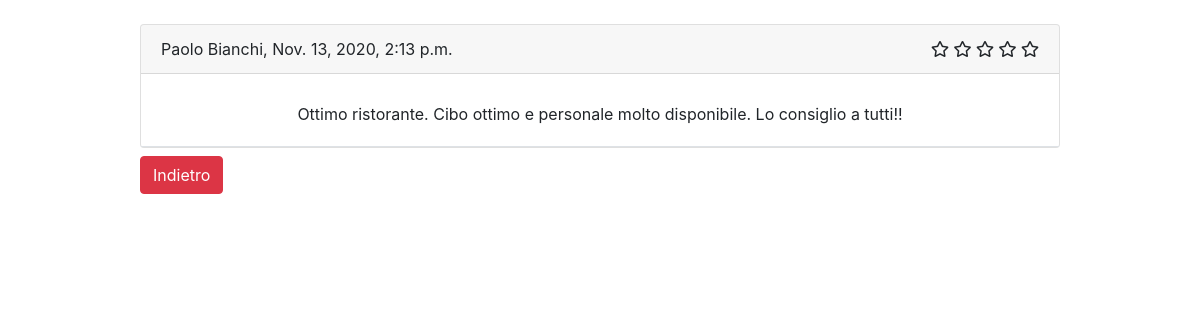
The app's page /users/reviews/ with its own data.
### users/models.py (models this page shows, shortened)
class Review(models.Model):
    CHOICES = (
        (1, 'Una stella'),
        (2, 'Due stelle'),
        (3, 'Tre stelle'),
        (4, 'Quattro stelle'),
        (5, 'Cinque stelle'),
    )
    user = models.OneToOneField(User, on_delete=models.CASCADE, unique=True, related_name='review')
    rating = models.IntegerField(choices=CHOICES, default=3)
    comment = models.CharField(max_length=100, blank=True, null=True)
    date = models.DateTimeField(auto_now=True)

class User(AbstractBaseUser, PermissionsMixin):
    email = models.EmailField(max_length=60, unique=True, verbose_name='Email')
    first_name = models.CharField(max_length=60, verbose_name='Nome')
    last_name = models.CharField(max_length=60, verbose_name='Cognome')
    region = models.CharField(max_length=35, verbose_name='Regione', blank=True, null=True)
    province = models.CharField(max_length=30, verbose_name='Provincia', blank=True, null=True)
    cap = models.CharField(max_length=5, verbose_name='CAP', blank=True, null=True)
    city = models.CharField(max_length=50, verbose_name='Città', blank=True, null=True)
    via = models.CharField(max_length=50, verbose_name='Via', blank=True, null=True)
    house_number = models.CharField(max_length=10, verbose_name='Numero civico', blank=True, null=True)
    piano = models.CharField(max_length=30, blank=True, verbose_name='Piano', null=True)
    note = models.TextField(blank=True, verbose_name='Note', null=True)
    tel_regex = RegexValidator(regex=r'^\+?1?\d{10,10}$', message=('Numero di telefono errato!'))
    tel = models.CharField(validators=[tel_regex], max_length=10, verbose_name='Telefono', blank=True, null=True)
    is_admin = models.BooleanField(default=False)
    is_active = models.BooleanField(default=True)
    is_staff = models.BooleanField(default=False)
    is_restaurateur = models.BooleanField(default=False)
    USERNAME_FIELD = 'email'
    REQUIRED_FIELDS = ['first_name', 'last_name']
    objects = CustomUser()
    class Meta:
        verbose_name = _('Restaurant user')
        verbose_name_plural = _('Restaurant users')

### users/views.py (the view)
# urls.py: path('reviews/', review_list, name='review-list'),
def review_list(request):
    return render(request, 'users/user_review.html', {'reviews': Review.objects.all().order_by('date')})

### users/templates/users/user_review.html (shortened to what this page needs)
{% extends 'base.html' %}
{% load crispy_forms_tags %}
{% block content %}
    <div class="row">
        <div class="col"></div>
        <div class="col-10">
                <div id="contenuto">
                    {% for review in reviews %}
                        <div class="card mt-2">
                        <div class="card-header">
                            <div class="d-flex justify-content-between">
                            <div>
                                        {{ review.user.first_name }} {{ review.user.last_name }}, {{ review.date }}
                            </div>
                                <div>
                                        {% for i in '12345'|make_list %}
                                            {% if forloop.counter <=  review.rating %}
                                                <i class="far fa-star"></i>
                                            {% endif %}
                                        {% endfor %}
                                    </div>
                            </div>
                        </div>
                            <div class="card-body mt-2">
                                <div class="d-flex justify-content-center">
                                    {{ review.comment }}
                                </div>
                            </div>
                        <footer class="border-top">
                        </footer>
                        </div>
                    {% endfor %}
                </div>
            <button type="button" class="btn btn-danger mt-2" onclick="location.href='../../'"
                id="cancel-button">Indietro</button>
        </div>
         <div class="col"></div>
    </div>
{% endblock %}

### records on screen
Review: user.first_name "Paolo", user.last_name "Bianchi", date "Nov. 13, 2020, 2:13 p.m.", rating 5 (drawn), comment "Ottimo ristorante. Cibo ottimo e personale molto disponibile. Lo consiglio a tutti!!"
